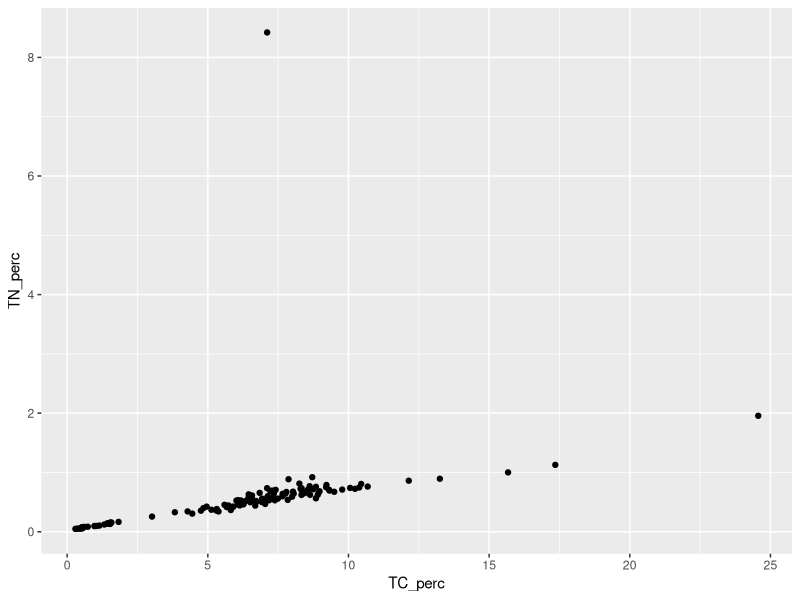
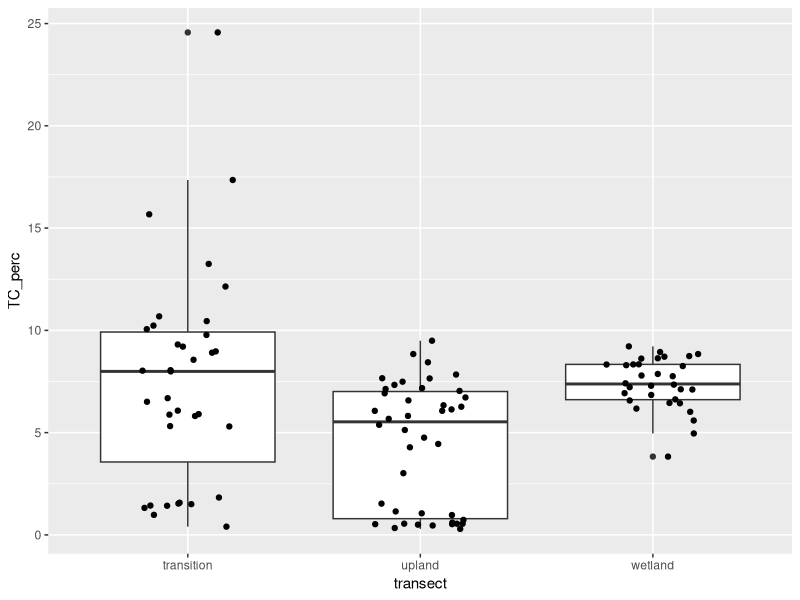
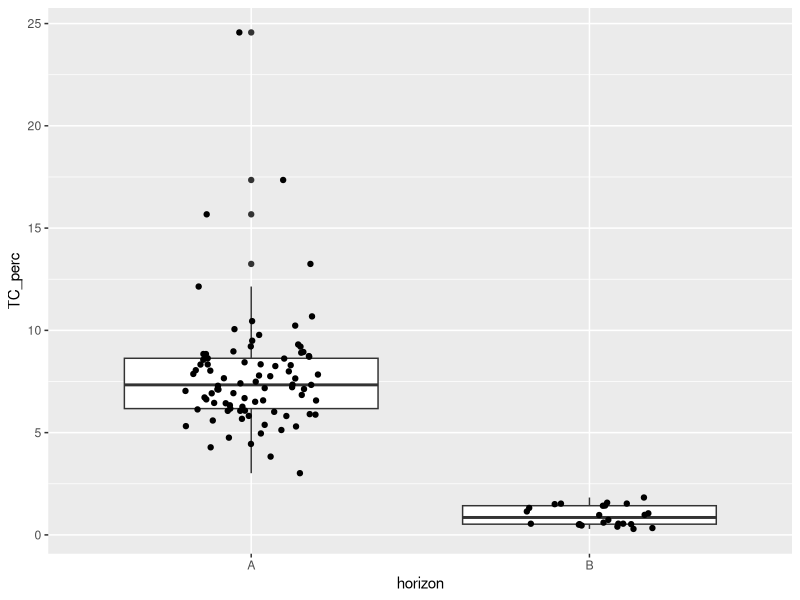
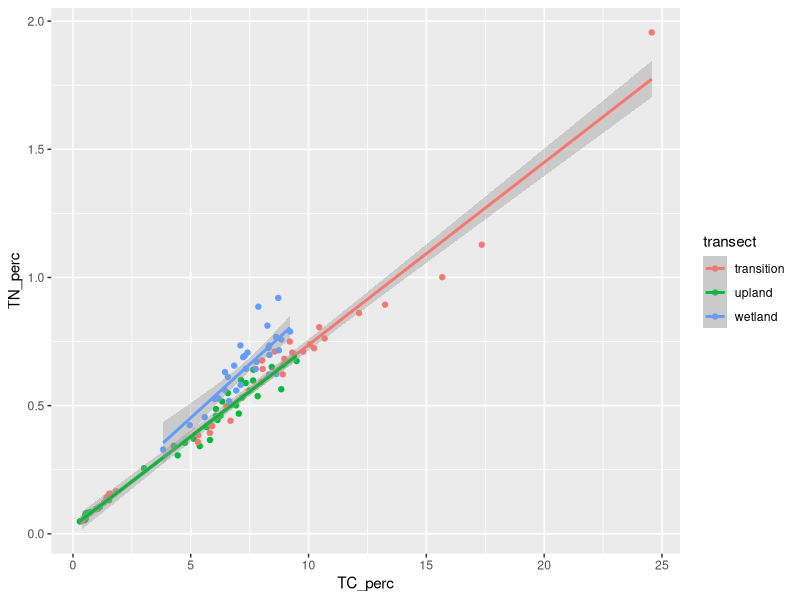
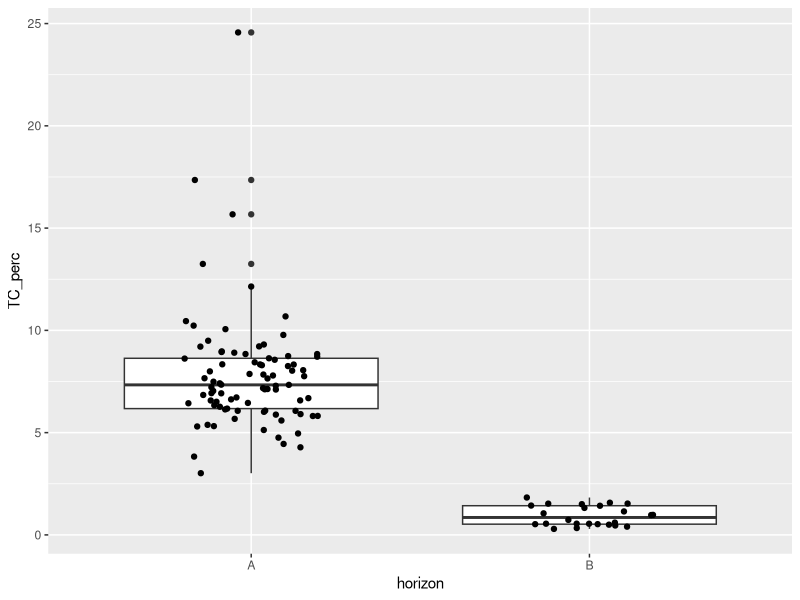

The R script that drew these images, in order: (Note: this script raises an error after producing the figures.)
### Creating TCTN Graphs 7.19.22

#load packages
library(tidyverse)
library(ggplot2)

#load files (name you want = read.csv(pathway))
tctn_data = read.csv("data/cmps_data/total_CNS.csv")
tctn_key = read.csv("data/cmps_data/sample_key.csv")

##making some graphs!
#general scatterplot of all results
ggplot(data = tctn_data,
  aes(x = TC_perc, y = TN_perc))+
  geom_point()

#starting with making datasheet for analysis by transect and horizon
#copied from Kaizad and adjusted for these data
#took out outlier
#took out wte
tctn_data_full = 
  tctn_data %>% 
  left_join( tctn_key, by = "sample_label") %>% 
  filter(TN_perc < 6) %>% 
  filter(transect != "wte") %>% 
  mutate(transect = recode(transect, "wc" = 'wetland'))

#boxplot bc why not
ggplot(data = tctn_data_full,
  aes(x = transect, y = TC_perc))+
  geom_boxplot()+
  geom_jitter(width = 0.2)

ggplot(data = tctn_data_full,
       aes(x = horizon, y = TC_perc))+
  geom_boxplot()+
  geom_jitter(width = 0.2)

#smoothed point plots
ggplot(data = tctn_data_full,
       aes(x = TC_perc, y = TN_perc,
           color = transect))+
  geom_point()+
  geom_smooth(method = "lm")

##we're going hard on boxplots
#TCC by Hz, WLE 2022
ggplot(data = tctn_data_full,
       aes(x = horizon, y = TC_perc))+
  geom_boxplot()+
  geom_jitter(width = 0.2)

#TCC of A Hz by Transect, WLE 2022
#####how do reorder the transect groups so it goes upland->transition->wetland??
ggplot(data = tctn_data_full,
       aes((x = reorder(upland, transition, wetland)), y = TC_perc))+
  geom_boxplot()+
  geom_jitter(width = 0.2)

#####will make duplicates of each of these with CB data when available
#####will also make a boxplot comparing range of TCC between WLE and CB

##C:N Line Graph
ggplot(data = tctn_data_full,
       aes(x = TC_perc, y = TN_perc))+
  geom_smooth(method = "lm")

